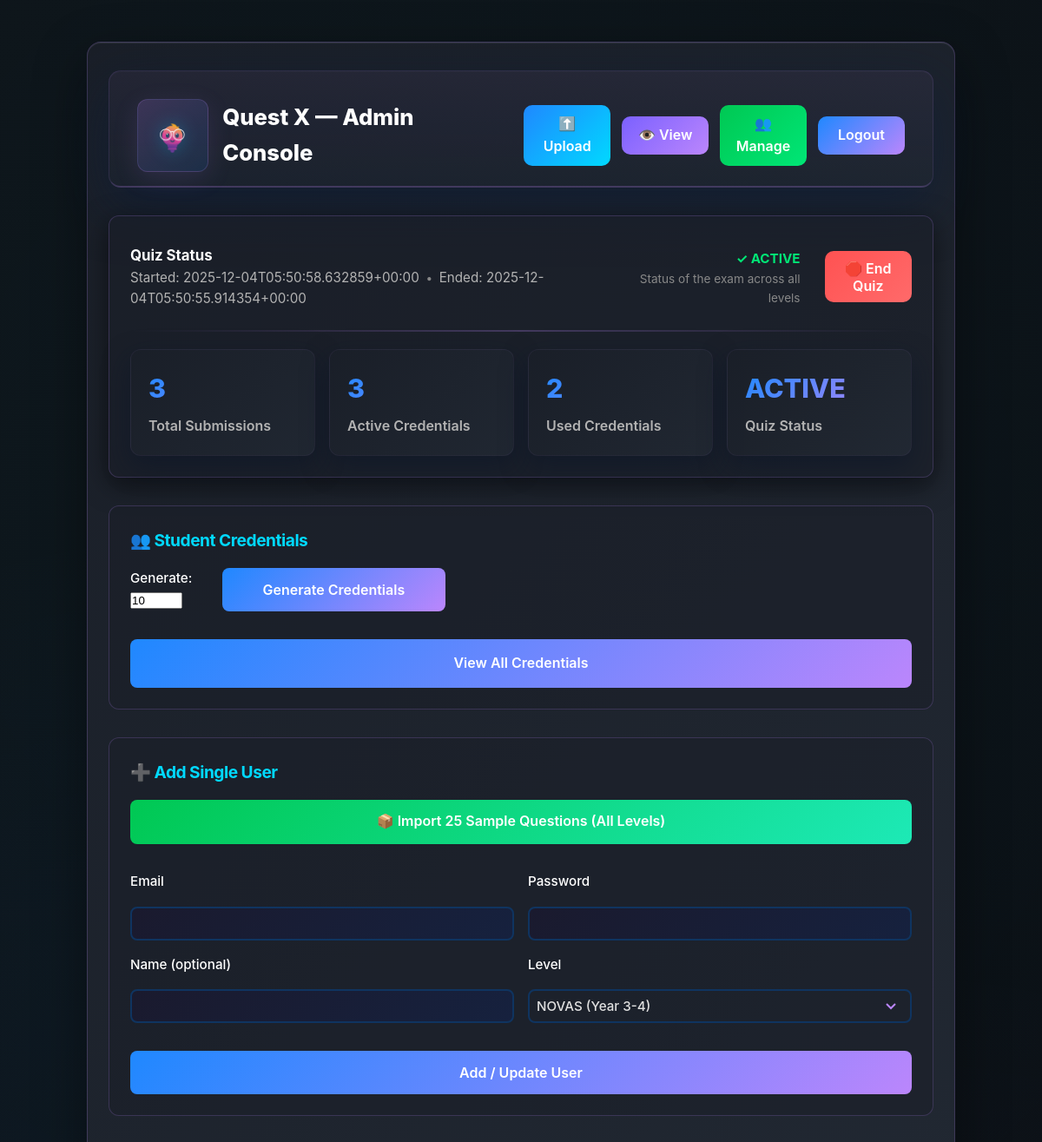
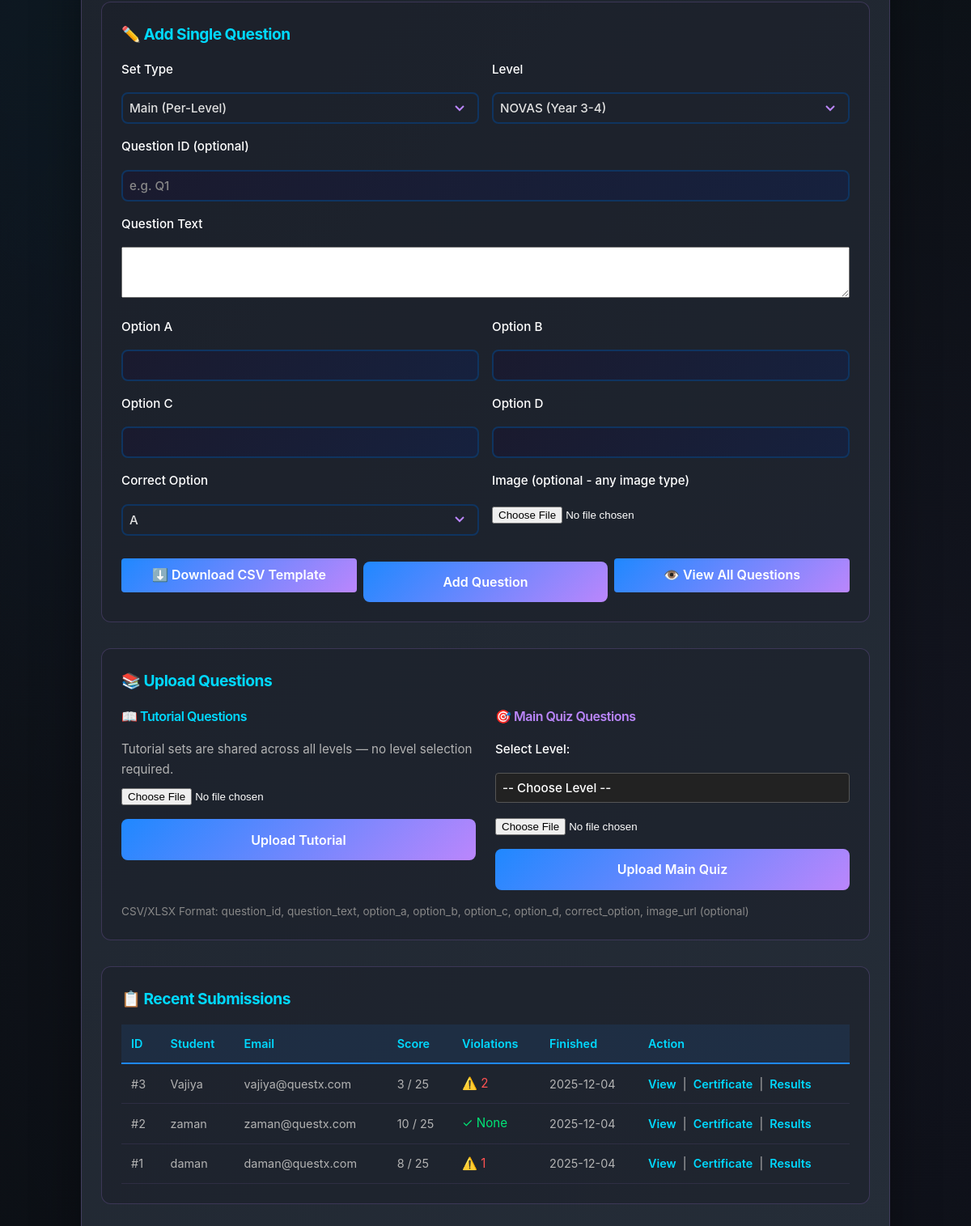
Screenshot of /admin/dashboard (signed in) with the database file from the repository (2 pictures, top to bottom).
### tables this page shows
CREATE TABLE tests (
            id INTEGER PRIMARY KEY AUTOINCREMENT,
            slug TEXT,
            level TEXT,
            name TEXT,
            attempts_limit INTEGER,
            start_time TEXT,
            end_time TEXT,
            status TEXT DEFAULT 'inactive',
            config_json TEXT,
            UNIQUE(slug, level)
        );

CREATE TABLE submissions (
            id INTEGER PRIMARY KEY AUTOINCREMENT,
            test_id INTEGER,
            respondent_id INTEGER,
            attempt_no INTEGER,
            score REAL,
            total_points REAL,
            started_at TEXT,
            finished_at TEXT,
            violations_count INTEGER DEFAULT 0,
            violation_reason TEXT,
            details_json TEXT
        );

CREATE TABLE respondents (
            id INTEGER PRIMARY KEY AUTOINCREMENT,
            email TEXT UNIQUE,
            name TEXT,
            student_id TEXT,
            extra_json TEXT
        );

### app.py (the view)
@app.get('/admin/dashboard')
def admin_dashboard():
    if 'admin_id' not in session:
        return redirect(url_for('admin_login'))
    conn = get_db()
    test = conn.execute("SELECT id, name, slug, status, start_time, end_time FROM tests WHERE slug=?",
                       (CFG['test']['slug'],)).fetchone()
    submissions = conn.execute("""
        SELECT s.id, s.respondent_id, r.name, r.email, r.student_id, s.score, s.total_points, s.violations_count,
               s.violation_reason, s.finished_at, s.attempt_no
        FROM submissions s
        JOIN respondents r ON s.respondent_id=r.id
        ORDER BY s.finished_at DESC
    """).fetchall()
    active_credentials = conn.execute("SELECT COUNT(*) as count FROM student_credentials WHERE status='active'").fetchone()['count']
    used_credentials = conn.execute("SELECT COUNT(*) as count FROM student_credentials WHERE status='used'").fetchone()['count']
    conn.close()
    return render_template('admin_dashboard.html', app_title=APP_TITLE, test=test,
                         submissions=submissions, active_credentials=active_credentials,
                         used_credentials=used_credentials, CFG=CFG)

### app.py (called while the page is built)
def get_db():
    conn = sqlite3.connect(DB_PATH, check_same_thread=False, isolation_level=None)
    conn.row_factory = sqlite3.Row
    conn.execute("PRAGMA journal_mode=WAL;")
    conn.execute("PRAGMA synchronous=NORMAL;")
    return conn

### templates/admin_dashboard.html (shortened to what this page needs)
<!doctype html>
<html lang="en">
<head>
  <link rel="stylesheet" href="{{ url_for('static', filename='style.css') }}">
</head>
<body>
  <main class="container" style="max-width: 1000px;">
    <div class="admin-header dashboard-hero">
      <div class="hero-left">
        <div class="hero-badge">
          <img src="/static/logo.png" alt="Logo" class="logo" style="max-width:60px; max-height:60px;"/>
        </div>
        <div>
          <div class="hero-title">{{ CFG['test']['name'] }} — Admin Console</div>
        </div>
      </div>
      <div class="dashboard-actions" style="display: flex; gap: 0.8rem; align-items: center;">
        <a href="{{ url_for('admin_upload_questions') }}" class="primary" style="padding: 0.6rem 1rem; border-radius:10px; background: linear-gradient(135deg, #1f88ff 0%, #00d9ff 100%); text-decoration: none; font-weight: 600;">⬆️ Upload</a>
        <a href="{{ url_for('admin_questions') }}" class="primary" style="padding: 0.6rem 1rem; border-radius:10px; background: linear-gradient(135deg, #7b61ff 0%, #bb86fc 100%); text-decoration: none; font-weight: 600;">👁️ View</a>
        <a href="{{ url_for('admin_credentials') }}" class="primary" style="padding: 0.6rem 1rem; border-radius:10px; background: linear-gradient(135deg, #00c853 0%, #00e676 100%); text-decoration: none; font-weight: 600;">👥 Manage</a>
        <a href="{{ url_for('admin_logout') }}" class="primary" style="padding: 0.6rem 1rem; border-radius:10px;">Logout</a>
      </div>
    </div>
    {% if test %}
    <div class="admin-section panel" style="margin-top:1rem;">
      <div style="display:flex; justify-content:space-between; align-items:center; gap:1rem;">
        <div>
          <div style="font-weight:700; font-size:1.05rem;">Quiz Status</div>
          <div class="small-muted">
            {% if test.start_time %}<span>Started: {{ test.start_time }}</span>{% endif %}
            {% if test.end_time %} &nbsp;•&nbsp; <span>Ended: {{ test.end_time }}</span>{% endif %}
          </div>
        </div>
        <div class="control-row">
          <div style="text-align:right; margin-right:1rem;">
            <strong style="display:block; font-size:1.1rem;">{% if test.status == 'active' %}<span style="color:var(--accent-green)">✓ ACTIVE</span>{% elif test.status == 'ended' %}<span style="color:var(--error)">✗ ENDED</span>{% else %}<span style="color:var(--warning)">⏸ INACTIVE</span>{% endif %}</strong>
            <div class="small-muted">Status of the exam across all levels</div>
          </div>
          <form id="quizControlForm" method="post" action="{{ url_for('admin_quiz_control') }}" class="form-group" onsubmit="return confirmAction();">
            {% if test.status == 'active' %}
              <button type="submit" class="primary" style="background: linear-gradient(135deg, #ff5252 0%, #ff6a6a 100%); padding:0.6rem 0.9rem; border-radius:10px;">🛑 End Quiz</button>
            {% else %}
              <input type="hidden" name="action" value="start">
              <button type="submit" class="primary" style="background: linear-gradient(135deg, #7b61ff 0%, #bb86fc 100%); padding:0.6rem 0.9rem; border-radius:10px;">▶ Start Quiz</button>
            {% endif %}
          </form>
        </div>
      </div>
      <div class="neon-divider"></div>
      <div class="stat-grid">
        <div class="stat-card">
          <div class="value">{{ submissions|length }}</div>
          <div class="label">Total Submissions</div>
        </div>
        <div class="stat-card">
          <div class="value">{{ active_credentials }}</div>
          <div class="label">Active Credentials</div>
        </div>
        <div class="stat-card">
          <div class="value">{{ used_credentials }}</div>
          <div class="label">Used Credentials</div>
        </div>
        <div class="stat-card">
          <div class="value">{{ test.status|upper }}</div>
          <div class="label">Quiz Status</div>
        </div>
      </div>
      </div>
    {% endif %}
    <div class="admin-section">
      <h2 class="section-title">👥 Student Credentials</h2>
      <div class="button-group">
        <form method="post" action="{{ url_for('admin_generate_credentials') }}" class="form-group">
          <div style="display: flex; gap: 1rem; align-items: center;">
            <label style="margin: 0;">
              Generate:
              <input type="number" name="count" min="1" max="100" value="10" style="width: 60px;">
            </label>
            <button type="submit" class="primary" style="margin: 0;">Generate Credentials</button>
          </div>
        </form>
        <a href="{{ url_for('admin_credentials') }}" class="primary">View All Credentials</a>
      </div>
    </div>
    <div class="admin-section">
      <h2 class="section-title">➕ Add Single User</h2>
      <div style="margin-bottom: 1.5rem;">
        <a href="{{ url_for('admin_import_sample_questions') }}" class="primary" style="background: linear-gradient(135deg, #00c853 0%, #1de9b6 100%); padding: 0.8rem 1.2rem; border-radius: 8px; text-decoration: none; font-weight: 600; display: inline-block;">📦 Import 25 Sample Questions (All Levels)</a>
      </div>
      <form method="post" action="{{ url_for('admin_add_user') }}" style="display:grid; grid-template-columns: 1fr 1fr; gap:1rem; align-items:end;">
        <div>
          <label>Email</label>
          <input type="email" name="email" required style="width:100%; padding:0.5rem;" />
        </div>
        <div>
          <label>Password</label>
          <input type="text" name="password" required style="width:100%; padding:0.5rem;" />
        </div>
        <div>
          <label>Name (optional)</label>
          <input type="text" name="name" style="width:100%; padding:0.5rem;" />
        </div>
        <div>
          <label>Level</label>
          <select name="level" required style="width:100%; padding:0.5rem;">
            <option value="NOVAS">NOVAS (Year 3-4)</option>
          </select>
        </div>
        <div style="grid-column: 1 / -1; text-align:right;">
          <button type="submit" class="primary">Add / Update User</button>
        </div>
      </form>
    </div>
    <div class="admin-section">
      <h2 class="section-title">✏️ Add Single Question</h2>
      <form method="post" action="{{ url_for('admin_add_question') }}" enctype="multipart/form-data" style="display:grid; grid-template-columns: 1fr 1fr; gap:1rem;">
        <div>
          <label>Set Type</label>
          <select id="set_type" name="set_type" required style="width:100%; padding:0.5rem;" onchange="toggleLevelSelect();">
            <option value="main">Main (Per-Level)</option>
          </select>
        </div>
        <div id="level_div">
          <label>Level</label>
          <select name="level" required style="width:100%; padding:0.5rem;">
            <option value="NOVAS">NOVAS (Year 3-4)</option>
          </select>
        </div>
        <div style="grid-column: 1 / -1;">
          <label>Question ID (optional)</label>
          <input type="text" name="question_id" placeholder="e.g. Q1" style="width:100%; padding:0.5rem;" />
        </div>
        <div style="grid-column: 1 / -1;">
          <label>Question Text</label>
          <textarea name="question_text" rows="3" required style="width:100%; padding:0.5rem;"></textarea>
        </div>
        <div>
          <label>Option A</label>
          <input type="text" name="option_a" style="width:100%; padding:0.5rem;" />
        </div>
        <div>
          <label>Option B</label>
          <input type="text" name="option_b" style="width:100%; padding:0.5rem;" />
        </div>
        <div>
          <label>Option C</label>
          <input type="text" name="option_c" style="width:100%; padding:0.5rem;" />
        </div>
        <div>
          <label>Option D</label>
          <input type="text" name="option_d" style="width:100%; padding:0.5rem;" />
        </div>
        <div>
          <label>Correct Option</label>
          <select name="correct_option" required style="width:100%; padding:0.5rem;">
            <option value="a">A</option>
          </select>
        </div>
        <div>
          <label>Image (optional - any image type)</label>
          <input type="file" name="image" accept="*" />
        </div>
        <div style="grid-column: 1 / -1; text-align:right; display:flex; gap:8px; justify-content:flex-end; align-items:center;">
          <a href="{{ url_for('static', filename='samples/questions_template.csv') }}" class="primary" download style="text-decoration: none; padding: 0.5rem 1rem; border-radius: 4px; display: inline-block;">⬇️ Download CSV Template</a>
          <button type="submit" class="primary">Add Question</button>
          <a href="{{ url_for('admin_questions') }}" class="primary" style="text-decoration: none; padding: 0.5rem 1rem; border-radius: 4px; display: inline-block;">👁️ View All Questions</a>
        </div>
      </form>
    </div>
    <div class="admin-section">
      <h2 class="section-title">📚 Upload Questions</h2>
      <div style="display: grid; grid-template-columns: 1fr 1fr; gap: 1.5rem;">
        <div>
          <h3 style="color: #00d9ff; margin-bottom: 1rem; font-size: 1rem;">📖 Tutorial Questions</h3>
          <form method="post" action="{{ url_for('admin_upload', set_type='tutorial') }}" enctype="multipart/form-data">
            <p style="color:#b3b3b3; margin-bottom:0.5rem;">Tutorial sets are shared across all levels — no level selection required.</p>
            <input type="file" name="file" accept=".csv,.xlsx" required>
            <button type="submit" class="primary">Upload Tutorial</button>
          </form>
        </div>
        <div>
          <h3 style="color: #bb86fc; margin-bottom: 1rem; font-size: 1rem;">🎯 Main Quiz Questions</h3>
          <form method="post" action="{{ url_for('admin_upload', set_type='main') }}" enctype="multipart/form-data">
            <label for="main-level">Select Level:</label>
            <select id="main-level" name="level" required style="width:100%; padding:0.5rem; margin-bottom:1rem; border:1px solid #555; background:#222; color:#fff; border-radius:4px;">
              <option value="">-- Choose Level --</option>
            </select>
            <input type="file" name="file" accept=".csv,.xlsx" required>
            <button type="submit" class="primary">Upload Main Quiz</button>
          </form>
        </div>
      </div>
      <p class="muted" style="margin-top: 1rem; font-size: 0.85rem;">
        CSV/XLSX Format: question_id, question_text, option_a, option_b, option_c, option_d, correct_option, image_url (optional)
      </p>
    </div>
    <div class="admin-section">
      <h2 class="section-title">📋 Recent Submissions</h2>
      {% if submissions %}
      <table class="submissions-table">
        <thead>
          <tr>
            <th>ID</th>
            <th>Student</th>
            <th>Email</th>
            <th>Score</th>
            <th>Violations</th>
            <th>Finished</th>
            <th>Action</th>
          </tr>
        </thead>
        <tbody>
          {% for sub in submissions[:10] %}
          <tr>
            <td>#{{ sub.id }}</td>
            <td>{{ sub.name }}</td>
            <td>{{ sub.email }}</td>
            <td>{{ sub.score|int }} / {{ sub.total_points|int }}</td>
            <td>
              {% if sub.violations_count > 0 %}
                <span style="color: #ff5252;">⚠️ {{ sub.violations_count }}</span>
              {% else %}
                <span style="color: #00e676;">✓ None</span>
              {% endif %}
            </td>
            <td>{{ sub.finished_at[:10] }}</td>
            <td>
              <a href="{{ url_for('admin_submission_details', submission_id=sub.id) }}" class="view-link">View</a>
              &nbsp;|&nbsp;
              <a href="{{ url_for('download_certificate', submission_id=sub.id, respondent_id=sub.respondent_id) }}" class="view-link">Certificate</a>
              &nbsp;|&nbsp;
              <a href="{{ url_for('download_results', submission_id=sub.id, respondent_id=sub.respondent_id) }}" class="view-link">Results</a>
            </td>
          </tr>
          {% endfor %}
        </tbody>
      </table>
      {% else %}
      <p class="muted">No submissions yet</p>
      {% endif %}
    </div>
  </main>
</body>
</html>

### templates/admin_dashboard.html (style rules this page uses)
.admin-header { display: flex; justify-content: space-between; align-items: center; margin-bottom: 2rem; padding-bottom: 1rem; border-bottom: 2px solid rgba(187, 134, 252, 0.2); }
.admin-section { background: rgba(26, 31, 40, 0.5); border: 1px solid rgba(187, 134, 252, 0.2); border-radius: 12px; padding: 1.5rem; margin-bottom: 2rem; }
.section-title { font-size: 1.2rem; color: #00d9ff; margin-bottom: 1rem; display: flex; align-items: center; gap: 0.5rem; }
.form-group { margin-bottom: 1rem; }
.button-group { display: flex; gap: 1rem; flex-wrap: wrap; }
.submissions-table { width: 100%; border-collapse: collapse; margin-top: 1rem; font-size: 0.9rem; }
.submissions-table thead { background: rgba(31, 136, 255, 0.1); border-bottom: 2px solid #1f88ff; }
.submissions-table th { padding: 0.75rem; text-align: left; color: #00d9ff; font-weight: 600; }
.submissions-table td { padding: 0.75rem; border-bottom: 1px solid rgba(187, 134, 252, 0.1); color: #b3b3b3; }
.view-link { color: #00d9ff; text-decoration: none; cursor: pointer; font-weight: 600; }

### rows the page displays
tests: start_time "2025-12-04T05:50:58.632859+00:00", end_time "2025-12-04T05:50:55.914354+00:00", status "ACTIVE"
submissions: id "3", name "Vajiya", email "vajiya@questx.com", score "3", total_points "25", violations_count "2", finished_at "2025-12-04"
submissions: id "2", name "zaman", email "zaman@questx.com", score "10", total_points "25", violations_count "✓ None", finished_at "2025-12-04"
submissions: id "1", name "daman", email "daman@questx.com", score "8", total_points "25", violations_count "1", finished_at "2025-12-04"

### other values shown
{{ CFG['test']['name'] }} "Quest X"
{{ submissions|length }} "3"
{{ active_credentials }} "3"
{{ used_credentials }} "2"
